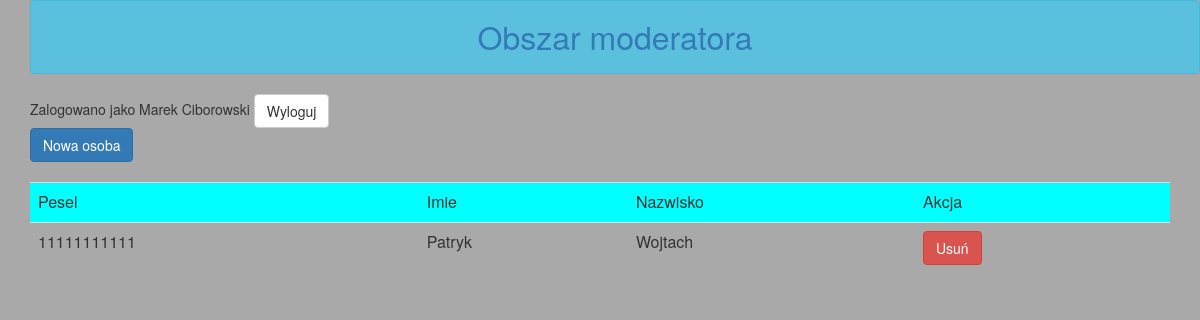
/mod/people (signed in), run on an earlier commit of the app's database.
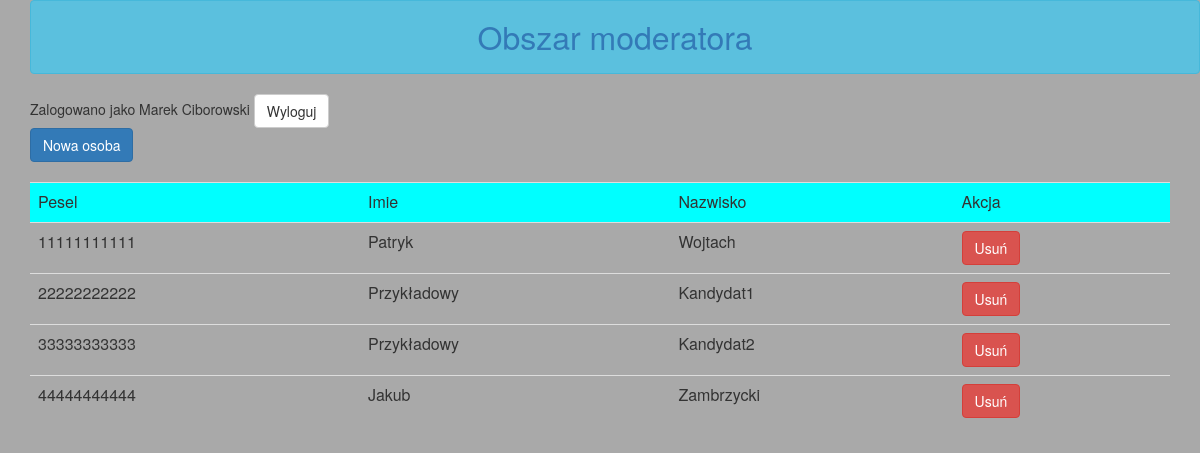
And on a later commit of the database.
### mysite/models.py (models this page shows, shortened)
class osoba(models.Model):
    user = models.OneToOneField(myUser, on_delete=models.CASCADE, null=True, related_name='user_profile')
    pesel = models.IntegerField(primary_key=True)
    imie = models.CharField(max_length=50)
    nazwisko = models.CharField(max_length=50)
    nr_dowodu = models.CharField(max_length=10)
    class Meta:
        ordering = ["pesel"]
        verbose_name = "Osoba głosująca"
        verbose_name_plural = "Osoby głosujące"
        db_table = "Osoby uprawnione do głosowania"

### mysite/views.py (the view)
# urls.py: path('mod/people', views.mod_person_list, name='Wyborcy mod'),
def mod_person_list(request):
    if request.user.is_authenticated:
        user = request.user
        logged_user = myUser.objects.get(username=user.username)
        if not logged_user.is_mod:
            return render(request, 'access_denied.html')
    else:
        return render(request, 'access_denied.html')
    template = loader.get_template("ModTemplates/mod_person_list.html")
    all_people = osoba.objects.all()
    username = logged_user.mod_profile.name + ' ' + logged_user.mod_profile.surname
    context = {
        'username': username,
        'all_people': all_people
    }
    return HttpResponse(template.render(context, request))

### mysite/templates/ModTemplates/mod_person_list.html (shortened to what this page needs)
{% extends "ModTemplates/base_mod.html" %}
{% load bootstrap3 %}
{% block content %}
<a href="{% url 'Nowy wyborca mod' %}" class="btn btn-primary" >Nowa osoba</a>
    <br/>
    <br/>
{% if all_people %}
<table class="table" align="center">
<tr bgcolor="#00ffff">
    <td>
        Pesel
    </td>
    <td>
        Imie
    </td>
    <td>
        Nazwisko
    </td>
    <td>
        Akcja
    </td>
</tr>
{%for person in all_people %}
<tr>
    <td>
        {{ person.pesel }}
    </td>
    <td>
        {{ person.imie }}
    </td>
    <td>
        {{ person.nazwisko }}
    </td>
    <td>
        <a class="btn btn-danger" href="{% url 'Usuń osobę' person.pesel %}">Usuń</a>
    </td>
</tr>
{% endfor %}
</table>
    <br/>
{% else %}
    <br/>
    <div class="alert alert-danger">
    <strong>Brak wyborców</strong>
    </div>
{% endif %}
{% endblock %}

### mysite/templates/ModTemplates/base_mod.html (shortened to what this page needs)
{% load staticfiles %}
{% load bootstrap3 %}
{% bootstrap_css %}
{% load bootstrap3 %}
<!DOCTYPE html PUBLIC "-//W3C//DTD XHTML 1.0 Transitional//EN"
"http://www.w3.org/TR/xhtml1/DTD/xhtml1-transitional.dtd">
<html xmlns="http://www.w3.org/1999/xhtml" xml:lang="en" lang="en">
<link rel="stylesheet" href="{% static 'css/mystyles.css' %}">
{% bootstrap_css %}
<head>
<span class=" container fixed-top btn-info btn">
    <a href="/mod" class="btn" style="font-size: xx-large">Obszar moderatora</a>
</span>
</head>
<br/><br/>
{% if username %}
    <div>
        Zalogowano jako {{ username }}  <a href = "{% url 'Wyloguj' %}" class="btn btn-default">Wyloguj</a>
    </div>
{% endif %}
 </head>
 <body class="container" style="background-color: darkgrey">
 <div class="body-content">
{% block content %}{% endblock %}
 </div>
 </body>
</html>

What changed in the data, as far as the page shows it:
added osoba: pesel "22222222222", imie "Przykładowy", nazwisko "Kandydat1"
added osoba: pesel "33333333333", imie "Przykładowy", nazwisko "Kandydat2"
added osoba: pesel "44444444444", imie "Jakub", nazwisko "Zambrzycki"
